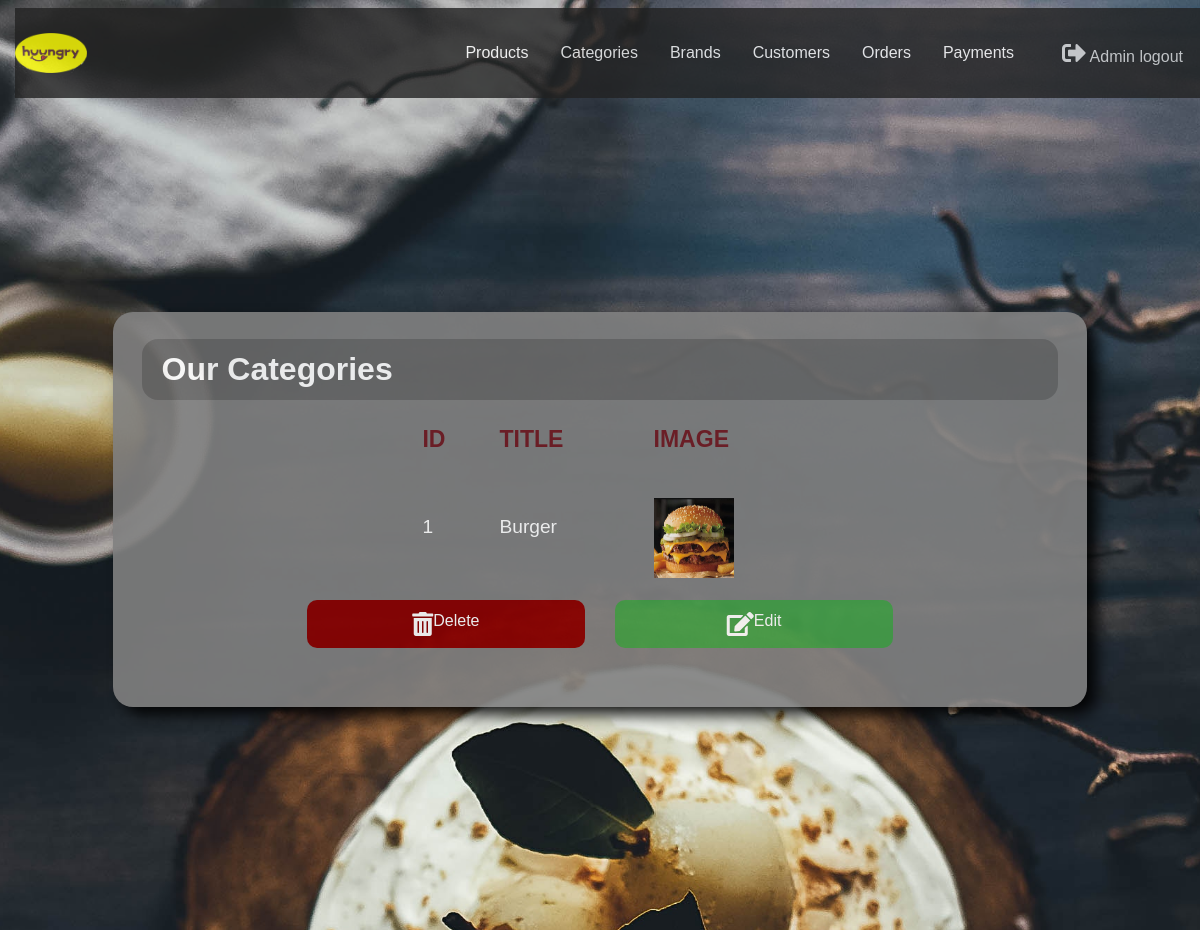
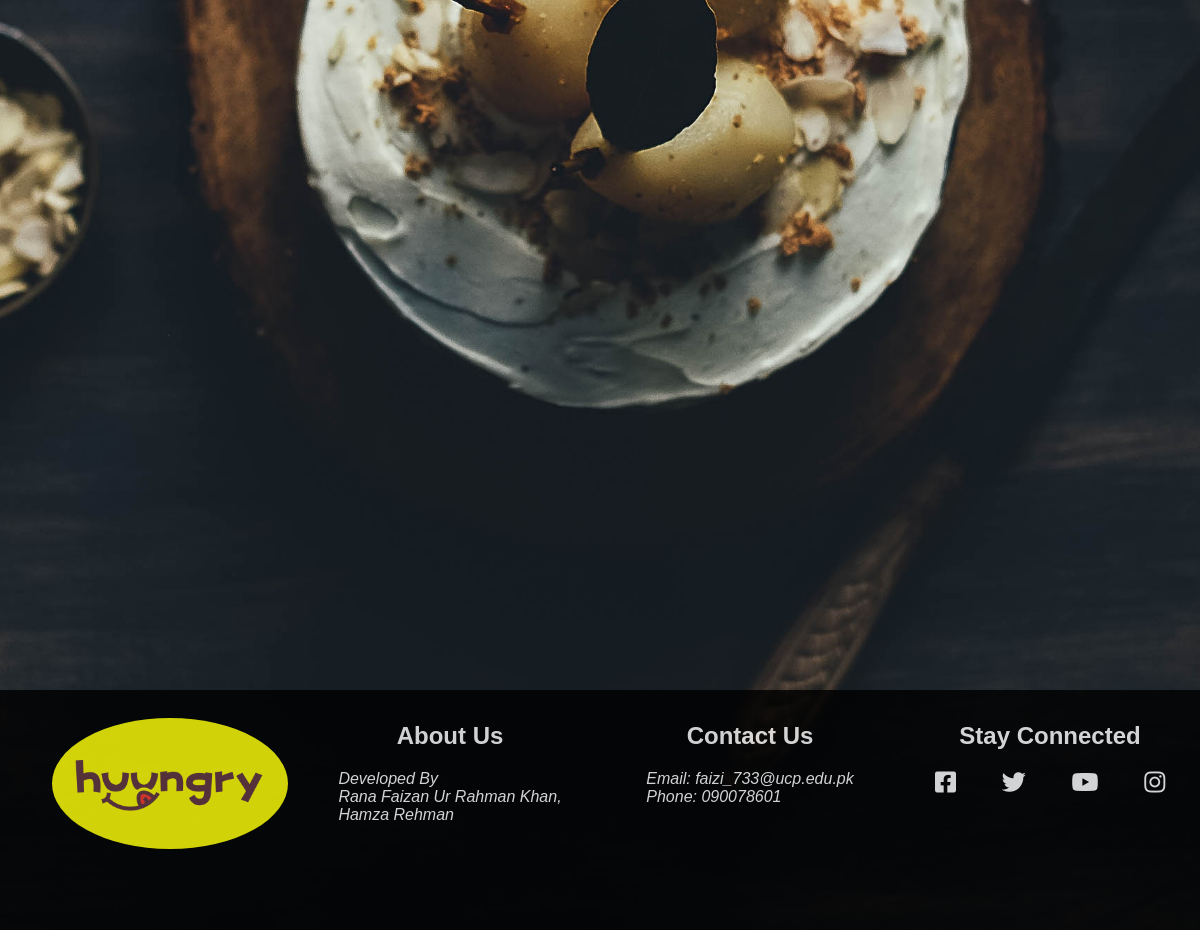
The page /admin/index.php?view_categories (signed in) on the database its author committed (2 pictures, top to bottom).
### tables this page shows
CREATE TABLE `categories` (
  `cat_id` int(10) NOT NULL,
  `cat_title` varchar(200) NOT NULL,
  `cat_img` longblob NOT NULL
);

### admin/view_categories.php (the view, shortened to what this page needs)
<?php
$con = mysqli_connect("localhost","root","","huungry");
?>
<!DOCTYPE html>
<html lang="en">
<head>
    <link rel="stylesheet" href="../css\style.css">
    <link rel="stylesheet" href="css\navbar.css">
    <link rel="stylesheet" href="https://use.fontawesome.com/releases/v5.8.1/css/all.css"
>
</head>
<body class="col col-12">
<main class="homeindex">
    <div class="fullcontainer">
        <div class="container col-10" style="margin-top: 25%;">
            <form action="/action_page.php">
                <div class="row">
                    <div class="col-12">
                        <h1>Our Categories</h1>
                    </div>
                </div>
                <div class="row" style="font-size: larger; margin-bottom: 5%">
                    <div class="col col-1"><label for="fname"><span style="color: #721c24"><b>ID</b></span></label></div>
                    <div class="col col-2"><label for="fname"><span style="color: #721c24"><b>TITLE</b></span></label></div>
                    <div class="col col-2"><label for="fname"><span style="color: #721c24"><b>IMAGE</b></span></label></div>
                </div>
                <?php
                $catQuery = "select * from categories";
                $catQueryResult = mysqli_query($con,$catQuery);
                while($row = mysqli_fetch_assoc($catQueryResult))
                {
                    $cat_id = $row['cat_id'];
                    $cat_title = $row['cat_title'];
                    $cat_img = $row['cat_img'];
                    echo "<div class=\"row\">
                            <div class=\"col col-1\"   style='margin-top: 2%;'><label for=\"fname\"><span>$cat_id</span></label></div>
                            <div class=\"col col-2\"   style='margin-top: 2%;'><label for=\"fname\"><span>$cat_title</span></label></div>
                            <div class=\"col col-2\"><label for=\"fname\"><img src='product_images/$cat_img' width='80' height='80'></label></div>
                        </div>";
                    echo "<div class=\"row\">
                                    <div class=\"col col-4\" style='margin-bottom: 2%; margin-top: 2%;'>
                                        <a href=\"index.php?del_cat=$cat_id\" class=\"btn btn-danger\" style=' width: 100%;background-color: darkred;color: white;padding: 12px 20px;border: none;border-radius: 10px;cursor: pointer;' '>
                                        <i class=\"fa fa-trash-alt\"></i> Delete
                                        </a>
                                     </div>
                                     <div class=\"col col-4\" style='margin-bottom: 2%; margin-top: 2%;'>
                                        <a href=\"index.php?edit_cat_page=$cat_id\" class=\"btn btn-danger\"style=' width: 100%;background-color: #45a049;color: white;padding: 12px 20px;border: none;border-radius: 10px;cursor: pointer;'>
                                        <i class=\"fas fa-edit\"></i> Edit
                                        </a>
                                     </div>
                             </div>";
                }
                ?>
            </form>
        </div>
    </div>
</main>
</body>
</html>

### css/style.css (style rules this page uses)
body { background-image: url("../images/bg.jpg"); height: 100%; background-position: center; background-repeat: no-repeat; background-size: cover; overflow-x: hidden; }
body, html { font-size: 100%; font-family: "Helvetica", sans-serif; }
body,html { margin:0; padding: 0; }
main { height: 80em; }
.homeindex { height: 100em; }
.row { display: -ms-flexbox; display: flex; -ms-flex-wrap: wrap; flex-wrap: wrap; justify-content: center; margin-right: -15px; margin-left: -15px; }
.col { padding-right: 15px; padding-left: 15px; }
a { text-decoration: none; }
a i { font-size: x-large; }
body { font-family: Arial, Helvetica, sans-serif; }
* { box-sizing: border-box; }
h1 { width: 100%; background-color: dimgray; color: white; padding: 12px 20px; border: 4px solid gray; border-radius: 10px; margin-top: -17px; border-radius: 20px; }
span { font-family: "Lucida Sans", sans-serif; color: white; font-size: larger; }
.container { width: 100%; border-radius: 5px; background-color: gray; padding: 40px; margin-top: 6em; box-shadow: 10px 8px 15px black; opacity: 0.9; border-radius: 20px; }
.fullcontainer { display: flex; flex-wrap: wrap; justify-content: center; }
footer p,a,address { color: white; text-decoration: none; font-family: 'Noto Sans JP', sans-serif; display: flex; flex-wrap: wrap; justify-content: center; }
.col-1 { width: 8.33%; }
.col-2 { width: 16.66%; }
.col-4 { width: 33.33%; }
.col-10 { width: 83.33%; }
.col-12 { width: 100%; }

### admin/css/navbar.css (style rules this page uses)
body { background-image: url("../../images/bg.jpg"); height: 100%; background-position: center; background-repeat: no-repeat; background-size: cover; overflow-x: hidden; }
body, html { font-size: 100%; font-family: "Helvetica", sans-serif; }
body,html { margin:0; padding: 0; }
a { text-decoration: none; }
a i { font-size: x-large; }
body { font-family: Arial, Helvetica, sans-serif; }
* { box-sizing: border-box; }
footer p,a,address { color: white; text-decoration: none; font-family: 'Noto Sans JP', sans-serif; display: flex; flex-wrap: wrap; justify-content: center; }
.col-1 { width: 8.33%; }
.col-2 { width: 16.66%; }
.col-4 { width: 33.33%; }
.col-10 { width: 83.33%; }
.col-12 { width: 100%; }

### rows shown on the page
categories: cat_id "1", cat_title "Burger", cat_img (picture)
